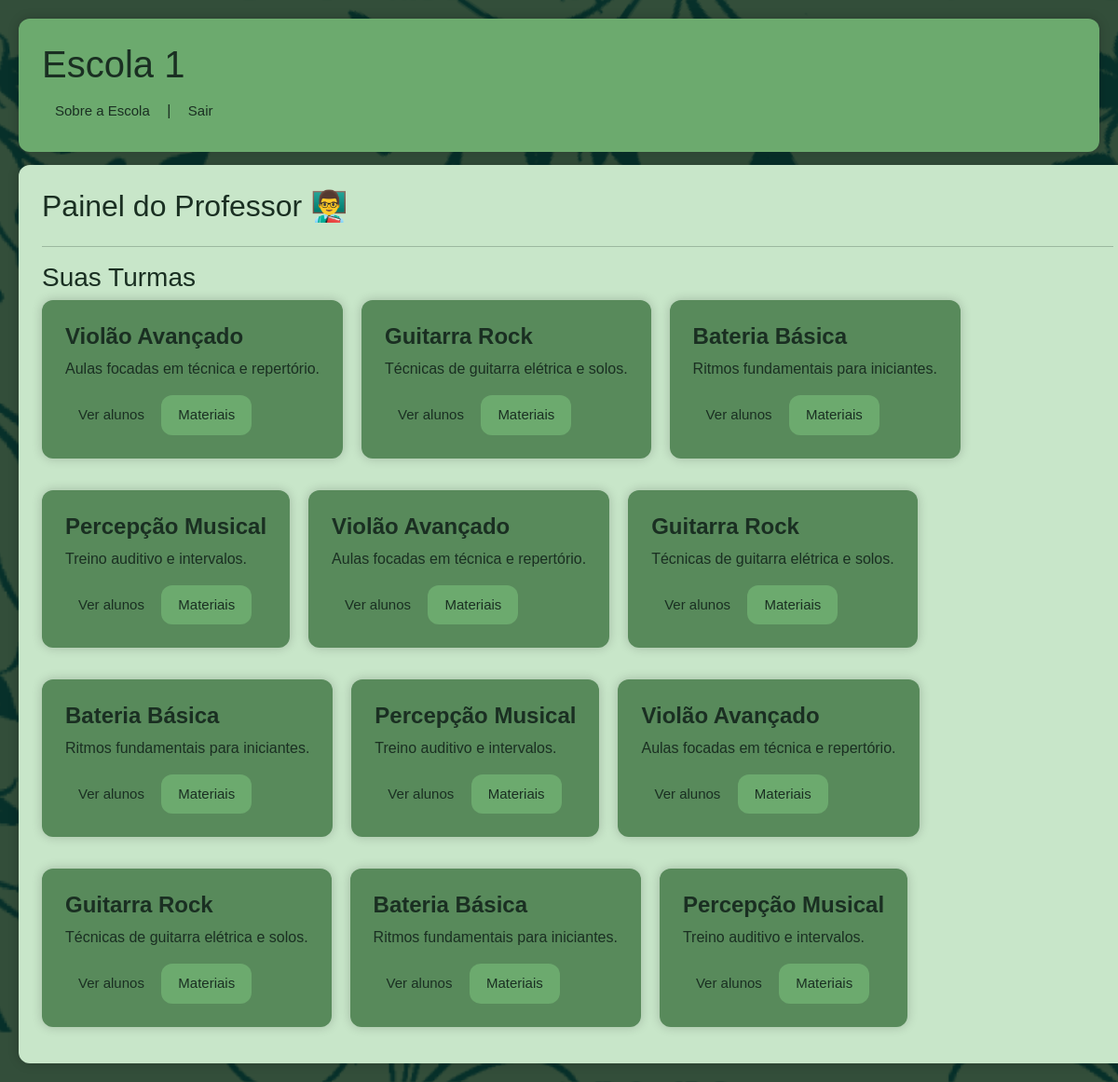
Screenshot of /professor (signed in) with the database file from the repository.
### tables this page shows
CREATE TABLE Escola (
    id_escola INTEGER PRIMARY KEY AUTOINCREMENT,
    nome TEXT NOT NULL,
    email TEXT NOT NULL UNIQUE,
    senha TEXT NOT NULL,
    endereco TEXT,
    latitude REAL,
    longitude REAL,
    telefone TEXT,
    descricao TEXT
);

CREATE TABLE Turma (
    id_turma INTEGER PRIMARY KEY AUTOINCREMENT,
    nome TEXT NOT NULL,
    descricao TEXT,
    especialidade TEXT,
    id_professor INTEGER NOT NULL,
    id_escola INTEGER NOT NULL,
    FOREIGN KEY (id_professor) REFERENCES Professor(id_professor),
    FOREIGN KEY (id_escola) REFERENCES Escola(id_escola)
);

### app.py (the view, shortened to what this page needs)
@app.route("/professor", methods=["GET", "POST"])
def professor():
    if "professor_id" not in session:
        return redirect("/login")
    id_professor = session["professor_id"]
    id_escola = session["id_escola"]
    escola = model.buscar_escola(id_escola)
    turmas = model.listar_turmas_do_professor(id_professor)
    materiais = model.listar_materiais_professor(id_professor)
    materiais_por_turma = {}
    for m in materiais:
        id_turma = m[3]
        if id_turma not in materiais_por_turma:
            materiais_por_turma[id_turma] = []
        materiais_por_turma[id_turma].append(m)
    return render_template(
        "professor.html",
        escola=escola,
        turmas=turmas,
        materiais_por_turma=materiais_por_turma
    )

### model.py (called while the page is built)
def conectar():
    return sqlite3.connect("escola.db")

def listar_turmas_do_professor(id_professor):
    conn = conectar()
    cursor = conn.cursor()
    cursor.execute("""
    SELECT id_turma, nome, descricao
    FROM Turma
    WHERE id_professor = ?
    """, (id_professor,))
    turmas = cursor.fetchall()
    conn.close()
    return turmas

def listar_materiais_professor(id_professor):
    conn = conectar()
    cursor = conn.cursor()
    cursor.execute("""
    SELECT titulo, descricao, data_envio, id_turma, arquivo
    FROM Material
    WHERE id_professor = ?
    ORDER BY data_envio DESC
    """, (id_professor,))
    materiais = cursor.fetchall()
    conn.close()
    return materiais

def buscar_escola(id_escola):
    conn = conectar()
    cursor = conn.cursor()
    cursor.execute("""
    SELECT nome, descricao, endereco, telefone
    FROM Escola
    WHERE id_escola = ?
    """, (id_escola,))
    escola = cursor.fetchone()
    conn.close()
    return escola

### templates/professor.html (shortened to what this page needs)
<!DOCTYPE html>
<html lang="en">
<head>
    <link href="https://cdn.jsdelivr.net/npm/bootstrap@5.3.8/dist/css/bootstrap.min.css" rel="stylesheet"
>
    <link rel="stylesheet" href="/static/style.css">
</head>
<body>
    <div id="container1">
        <div id="divtopo">
            <h1>{{ escola[0] }}</h1>
            <nav>
                <a href="#" onclick="toggleSobre()">Sobre a Escola</a> |
                <a href="/logout">Sair</a>
            </nav>
        </div>
        <div id="subbox" style="flex-direction: column;">
            <div>
                <h2>Painel do Professor 👨‍🏫</h2>
            </div>
            <hr>
            <h3>Suas Turmas</h3>
            <div style="display: flex; flex-wrap: wrap; gap: 20px;">
            {% for id_turma, nome, descricao in turmas %}
                <div id="divturmas">
                    <h4><strong>{{ nome }}</strong></h4>
                    <p>{{ descricao }}</p>
                    <a href="/turma/{{ id_turma }}/pessoas">Ver alunos</a>
                    <button onclick="toggleMateriais({{ id_turma }})">
                        Materiais
                    </button>
                </div>
                {% endfor %}
            </div>
        </div>
</body>
</html>

### static/style.css (style rules this page uses)
:root { --verde-principal: #3E5F47; --verde-secundario: #6caa6e; --verde-hover: #6AAE70; --verde-medio: #588A5B; --fundo-claro: #C8E6C9; --fundo-suave: #DFECE0; --texto-escuro: #1A2F22; --texto-claro: #F4F4F4; --sombra: rgba(0,0,0,0.2); }
body { margin: 0; padding: 20px; font-family: 'Lucida Sans', 'Lucida Sans Regular', 'Lucida Grande', 'Lucida Sans Unicode', Geneva, Verdana, sans-serif; background-color: var(--verde-principal); background-image: url(/static/img/fundomaestro.png); background-size: cover; background-position: center; color: var(--texto-claro); }
a { display: inline-block; padding: 7px 14px; color: var(--texto-escuro); text-decoration: none; border-radius: 6px; font-size: 15px; }
button { padding: 10px 18px; border: none; border-radius: 12px; background-color: var(--verde-secundario); color: var(--texto-escuro); cursor: pointer; font-size: 15px; }
#divturmas { background-color: var(--verde-medio); color: var(--texto-escuro); padding: 25px; min-width: 250px; border-radius: 12px; margin-bottom: 14px; box-shadow: 0 0 12px var(--sombra); }
#divtopo { background-color: var(--verde-secundario); color: var(--texto-escuro); padding: 25px; border-radius: 12px; margin-bottom: 14px; box-shadow: 0 0 12px var(--sombra); }
#subbox { background-color: var(--fundo-claro); color: var(--texto-escuro); width: 1200px; padding: 25px; border-radius: 12px; display: flex; box-shadow: 0 0 12px var(--sombra); }

### rows the page displays
Escola: nome "Escola 1"
Turma: nome "Violão Avançado", descricao "Aulas focadas em técnica e repertório."
Turma: nome "Guitarra Rock", descricao "Técnicas de guitarra elétrica e solos."
Turma: nome "Bateria Básica", descricao "Ritmos fundamentais para iniciantes."
Turma: nome "Percepção Musical", descricao "Treino auditivo e intervalos."
Turma: nome "Violão Avançado", descricao "Aulas focadas em técnica e repertório."
Turma: nome "Guitarra Rock", descricao "Técnicas de guitarra elétrica e solos."
Turma: nome "Bateria Básica", descricao "Ritmos fundamentais para iniciantes."
Turma: nome "Percepção Musical", descricao "Treino auditivo e intervalos."
Turma: nome "Violão Avançado", descricao "Aulas focadas em técnica e repertório."
Turma: nome "Guitarra Rock", descricao "Técnicas de guitarra elétrica e solos."
Turma: nome "Bateria Básica", descricao "Ritmos fundamentais para iniciantes."
Turma: nome "Percepção Musical", descricao "Treino auditivo e intervalos."
